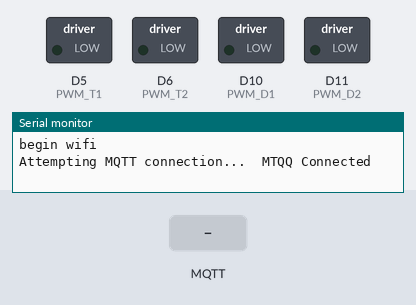
The sketch below on a simulated Arduino MKR. On the bench: switched loads named in the sketch (green lamp = pin HIGH), the last lines printed to the serial monitor. The test bench sets the inputs (shaded band). WiFi joins after 1.5 s; servers stay silent unless stated; no MQTT or app messages arrive unless stated.

Above: at 2.7 s.
2.8 s: MQTT message "1" arrives on the first subscribed topic
At 3.8 s:
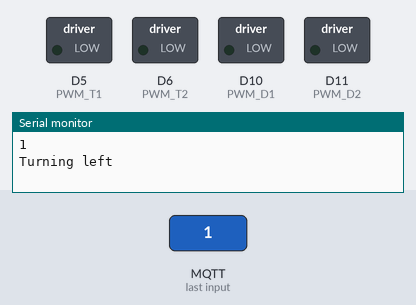
4.3 s: MQTT message "2" arrives on the first subscribed topic
At 4.8 s:
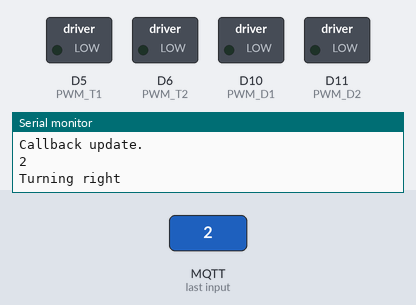
Timing chart, 0 to 7.3 s (numbered marks = the images above; inputs shaded):
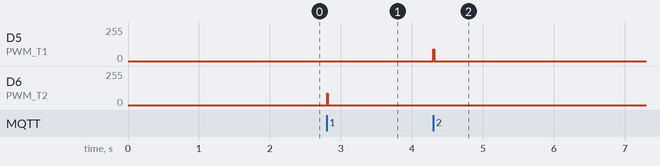

The sketch:

engineer_control.ino
```cpp
#include <Client.h>
#include <SPI.h>
#include <WiFiNINA.h>
#include <PubSubClient.h>

char ssid[] = "Pixel";
char pass[] = "BRNIVOZG";
char host[] = "ec2-3-10-235-26.eu-west-2.compute.amazonaws.com";
uint16_t port = 31415;
char clientid[] = "alien_self_isolation-ENGINEER";
char username[] = "student";
char password[] = "smartPass";
char topicname[] = "ALIEN_SELF_ISOLATION-engineer/7";

const char sendTopic[] = "ALIEN_SELF_ISOLATION-engineer/8";
const char connectedMessage[] = "4";

#define PWM_D1 10
#define PWM_D2 11
#define PWM_T1 5
#define PWM_T2 6

// Variable for PWM motor speed output, and time active
int motorPwm = 60;
int turnPwm = 90;
int timeForwards = 200;
int timeActive = 10;

// Polling for connection status
int timeRemain = -1;
int prevMillis = 0;
int currentMillis = 0;
int timeInterval = 1000;

// Callback function header
void callback(char *topic, byte *payload, unsigned int length);

WiFiClient wificlient;
PubSubClient client(host, port, callback, wificlient);

void setup()
{
  Serial.begin(9600);
  //
  //  while (!Serial)
  //  {
  //    delay(1000);
  //  }

  // Set PWM and DIR connections as outputs
  pinMode(PWM_D1, OUTPUT);
  pinMode(PWM_D2, OUTPUT);
  pinMode(PWM_T1, OUTPUT);
  pinMode(PWM_T2, OUTPUT);

  //
  Serial.println("begin wifi");
  //
  WiFi.begin(ssid, pass);
  reconnect();
}

void loop()
{

  //reconnect if connection is lost
  if (!client.connected() && WiFi.status() == 3)
  {
    reconnect();
  }

  //maintain MQTT connection
  client.loop();

  //MUST delay to allow ESP8266 WIFI functions to run
  delay(10);

  if ((currentMillis - prevMillis) >= timeInterval)
  {
    client.publish(sendTopic, connectedMessage);
    prevMillis = currentMillis;
  }
  currentMillis = millis();
}

void callback(char *topic, byte *payload, unsigned int length)
{
  //Print out some debugging info
  Serial.println("Callback update.");

  for (int i = 0; i < length; i++)
  {
    Serial.print((char)payload[i]);
  }
  Serial.println();

  // if (payload[0] == '1')
  // {
  //   Serial.print('Oyy');
  // }

  // payload[0] is the direction:
  // 0: Straight
  // 1: Left
  // 2: Right

  // payload[1] is the distance:
  // 0: Stop
  // 1: Go

  // IF DIRECTION IS LEFT
  // Turn left
  if (payload[0] == '1')
  {
    Serial.println("Turning left");

    analogWrite(PWM_T1, 0);        // 0
    analogWrite(PWM_T2, turnPwm); // motorpwm

    delay(timeActive);

    analogWrite(PWM_T2, 0);
  }
  // IF DIRECTION IS RIGHT
  // Turn right
  else if (payload[0] == '2')
  {
    Serial.println("Turning right");

    analogWrite(PWM_T1, turnPwm);
    analogWrite(PWM_T2, 0);

    delay(timeActive);

    analogWrite(PWM_T1, 0);
  }
  // IF DIRECTION ~0 AND DISTANCE >0
  // Drive forward
  else if (payload[0] == '3')
  {
    Serial.println("Driving forwards");
    analogWrite(PWM_D1, 0);
    analogWrite(PWM_D2, motorPwm);

    delay(timeForwards);

    analogWrite(PWM_D2, 0);
  }
  // Otherwise, stop
  else if (payload[0] == '0')
  {
    analogWrite(PWM_D1, 0);
    analogWrite(PWM_D2, 0);
    analogWrite(PWM_T1, 0);
    analogWrite(PWM_T2, 0);
  }
}
//
//void turn(direction)
//{
//  analogWrite(PWM_D1, 255);
//  analogWrite(PWM_D1, 0);
//}

//networking functions

void reconnect()
{

  //attempt to connect to the wifi if connection is lost
  if (WiFi.status() != WL_CONNECTED)
  {
    //debug printing
    Serial.print("Connecting to ");
    Serial.println(ssid);

    //loop while we wait for connection
    while (WiFi.status() != WL_CONNECTED)
    {
      delay(500);
      Serial.print(".");
    }

    //print out some more debug once connected
    Serial.println("");
    Serial.println("WiFi connected");
    Serial.println("IP address: ");
    Serial.println(WiFi.localIP());
  }

  //make sure we are connected to WIFI before attemping to reconnect to MQTT
  if (WiFi.status() == WL_CONNECTED)
  {
    // Loop until we're reconnected to the MQTT server
    while (!client.connected())
    {
      Serial.print("Attempting MQTT connection...");

      //if connected, subscribe to the topic(s) we want to be notified about
      if (client.connect(clientid, username, password))
      {
        Serial.print("\tMTQQ Connected");
        client.subscribe(topicname);
      }

      //otherwise print failed for debugging
      else
      {
        Serial.println("\tFailed.");
        abort();
      }
    }
  }
}
```

Measured:
- after the input at 2.8 s, D6 (PWM_T2): 0/255 → 90/255 at once, → 0/255 0.01 s later
- after the input at 4.3 s, D5 (PWM_T1): 0/255 → 90/255 at once, → 0/255 0.01 s later
